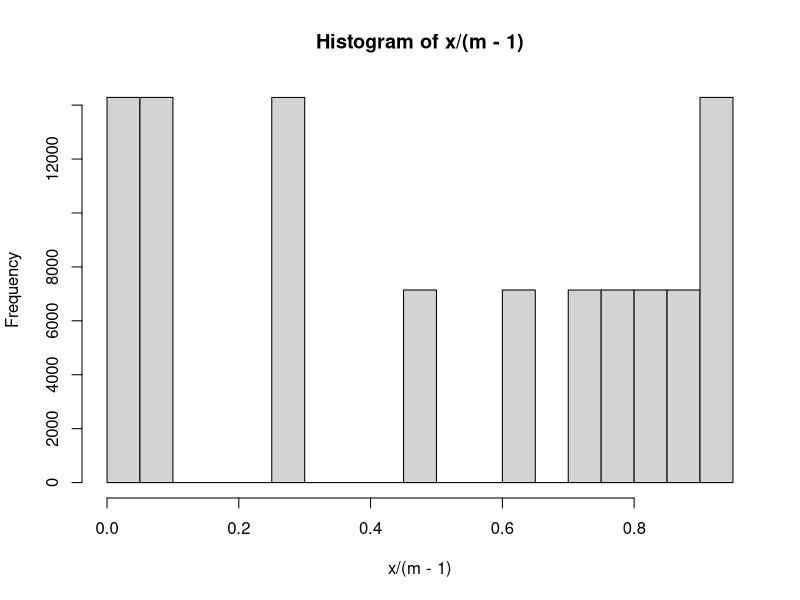
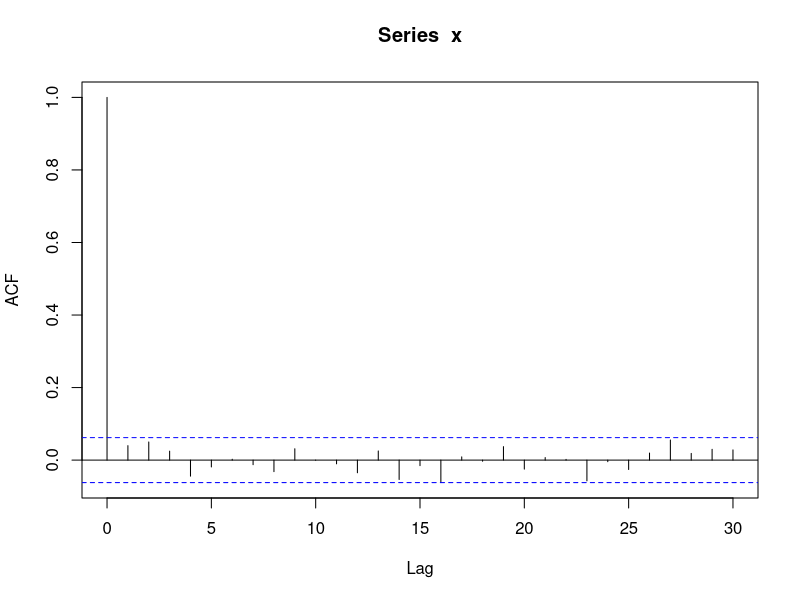
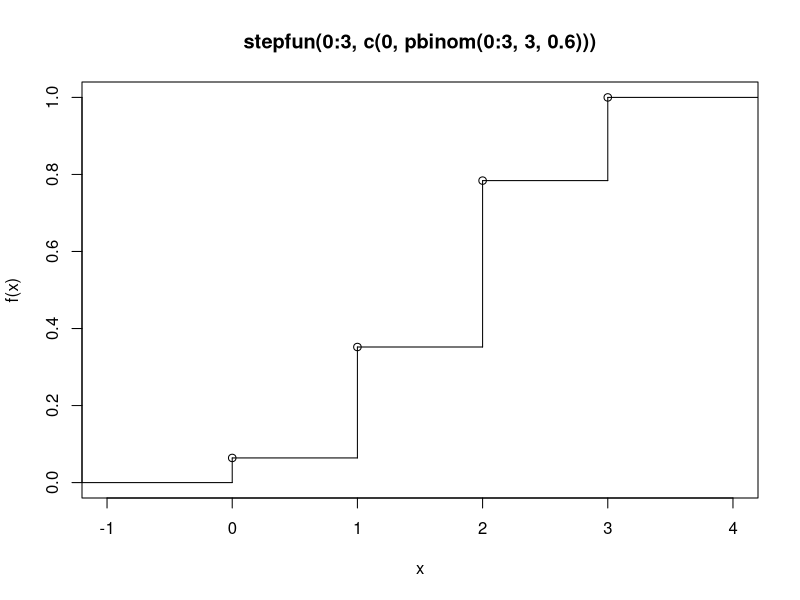
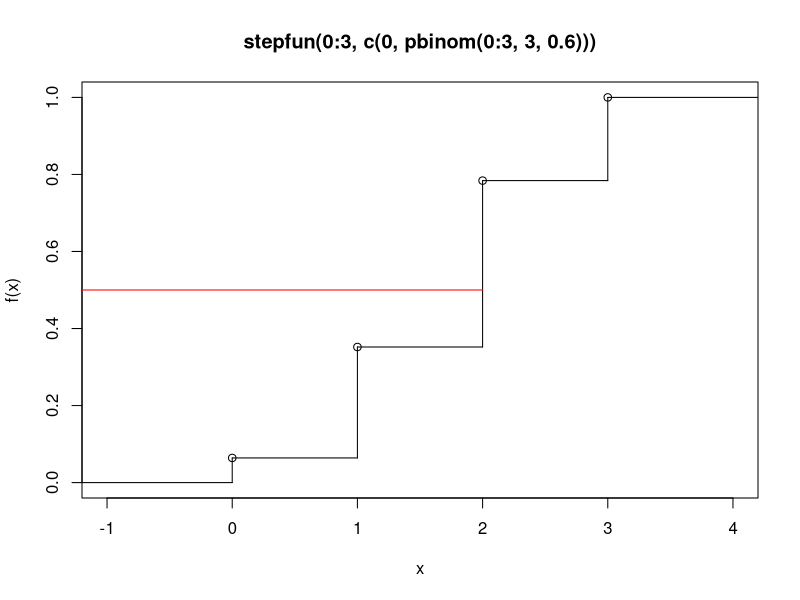
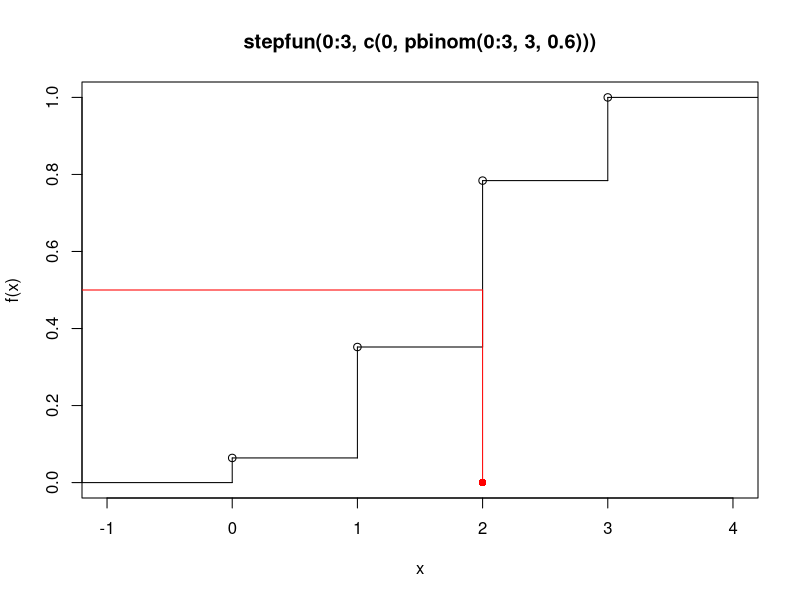
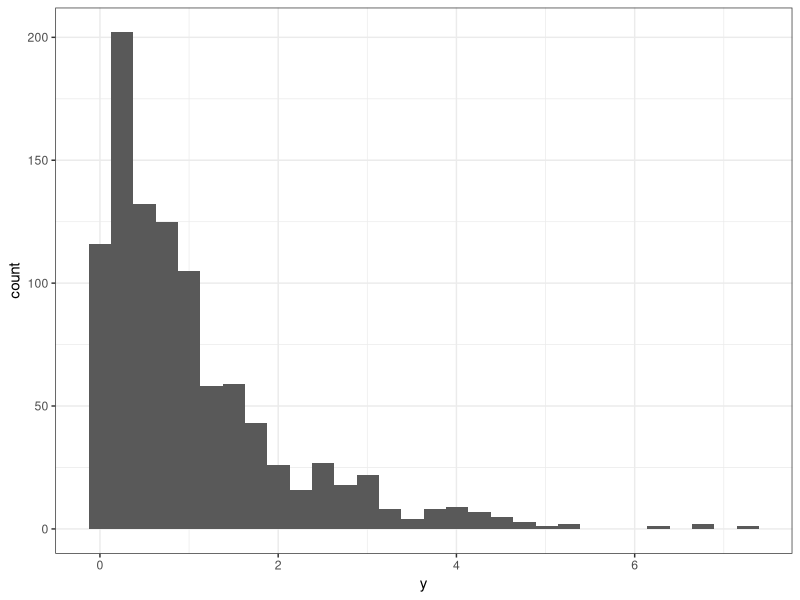
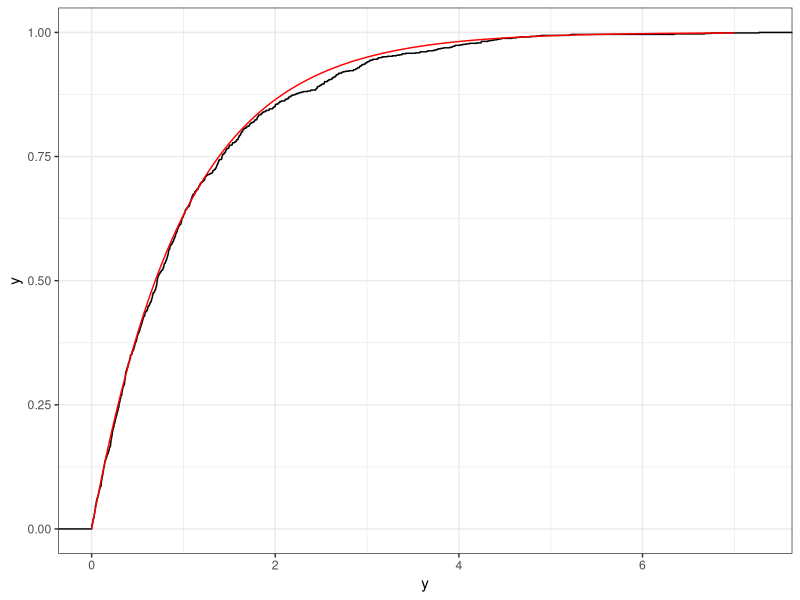
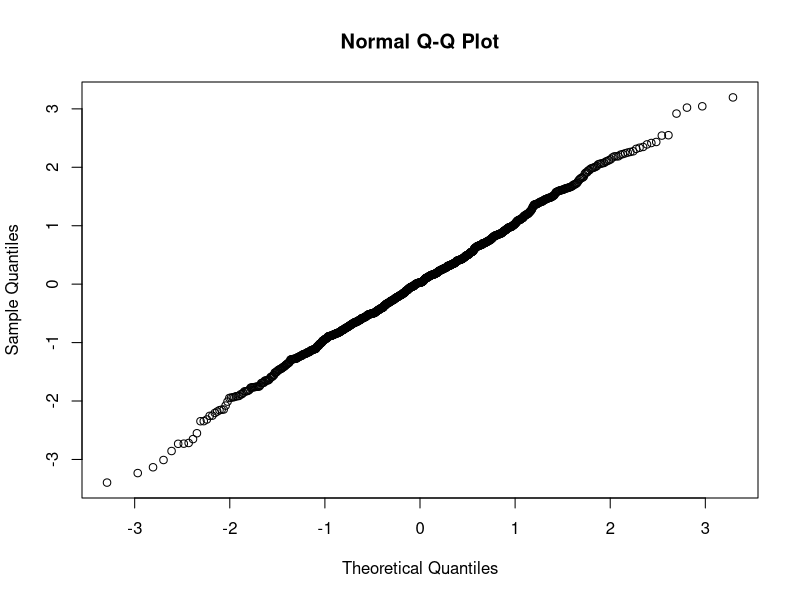

Here is the R script that generated these plots, in order:
## ---- chunk 1
chordlength <- function(){
theta <- runif(2, 0,2*pi)
r <- 1
x <- r*cos(theta)
y <- r*sin(theta)
return(sqrt((x[2]-x[1])^2 + (y[2]-y[1])^2))
}
chordlength()

mosteller <- replicate(100000,chordlength())
mean(mosteller > 1) 
## ---- chunk 2
#Check the method that R is using for random number generation.  
RNGkind()
## ---- chunk 3
nsim <- 100000
x <- rep(NA, nsim)
x[1] <- 2
A <- 172541
B <- 32657483
m <- 174

for (i in 2:nsim){
x[i] <- (A*x[i-1] + B) %% m
}

hist(x/(m-1))


x <- runif(1000)
acf(x)


## ---- chunk 4
set.seed(42)
runif(2)

RNG.state <- .Random.seed
runif(2)

set.seed(42)
runif(4)

.Random.seed <- RNG.state
runif(2)
## ---- chunk 5
#| echo: false
library(tidyverse)
plot(stepfun(0:3,c(0,pbinom(0:3,3,0.6))))
## ---- chunk 6
#| echo: false
plot(stepfun(0:3,c(0,pbinom(0:3,3,0.6))))
points(c(-2,2),c(0.5,0.5),type = "l", col = "red")
## ---- chunk 7
#| echo: false
plot(stepfun(0:3,c(0,pbinom(0:3,3,0.6))))
points(c(-2,2),c(0.5,0.5),type = "l", col = "red")
points(c(2,2),c(0.5,0),type = "l", col = "red")
points(c(2),c(0), col = "red",pch = 16)
## ---- chunk 8
set.seed(1234)
u <- runif(10)
bin <- qbinom(u, 3, 0.6)
bin
## ---- chunk 9
set.seed(1234)
u <- runif(1000)
bin <- qbinom(u, 3, 0.6)
table(bin)/1000
#True probabilies 
dbinom(0:3,3,0.6)
## ---- chunk 10
u <- runif(5)
Finv <- function(y,theta=1){-theta*log(1-y)}
Finv(u)
set.seed(1234)
u <- runif(1000)
Finv <- function(u,theta=1){-theta*log(1-u)}
#Could also use Finv <- function(u,theta=1){-theta*log(u)}.  Why?
y <- Finv(u)
## ---- chunk 11
#| echo: false
library(ggplot2)
dat <- data.frame(y)
ggplot(aes(x = y), data = dat) + geom_histogram() + theme_bw()
## ---- chunk 12
#really close!
truth <- data.frame(x = seq(0,7,0.001),y = pexp(seq(0,7,0.001)))
ggplot(aes(x = y), data = dat) + stat_ecdf() + theme_bw() + geom_path(aes(x=x,y=y), data = truth, color = "red") 
#Base R
#plot(ecdf(y))
#points(seq(0,7,0.001),pexp(seq(0,7,0.001)),type="l",col="red")
## ---- chunk 13
set.seed(1234)
u <- runif(1000)
x <- qnorm(u)
## ---- chunk 14
#| echo: false
qqnorm(x)
## ---- chunk 15
#pdf
pdfnorm <- function(x, mu = 0, sigma = 1){
  out <- 1/(sigma*sqrt(2*pi)) * exp(-1/(2*sigma^2)*(x - mu)^2)  
  return(out)
}
#cdf
cdfnorm <- function(x, mu = 0, sigma = 1){
  sum(pdfnorm(seq(-10*sigma,x,0.00001))*0.00001)
}
## ---- chunk 16
#inverse cdf
icdfnorm <- function(p, mu = 0, sigma = 1){
  #Objective function

  f <- function(x,p){
  abs(cdfnorm(x) - p)
  }

  optimize(f, lower = -10, upper = 10, p=p)$minimum
    }

icdfnorm <- Vectorize(icdfnorm)
u <- runif(10)
icdfnorm(u)
## ---- chunk 17
RNGkind()
## ---- chunk 18
#this function is the pdf of a triangle distribution
triangle <- function(x){
  if (x < 1 & x > 0){
    return(x)
  }else if(x >= 1 & x < 2){
    return(2-x)
  } else {
      return(0)
    }
}

triangle <- Vectorize(triangle)
## ---- chunk 19
#| echo: false
set.seed(1234)
x <- runif(1000,0,2)
y <- runif(1000,0,2)
col <- rep("black",1000)
col[y < triangle(x)] <- "red"
plot(x,y,ylim=c(0,2),xlim=c(0,2), pch = 16, cex = 0.5)
points(seq(0,2,0.001),triangle(seq(0,2,0.001)),type= "l",col = "red", lwd = 4)
## ---- chunk 20
#| echo: false
set.seed(1234)
x <- runif(1000,0,2)
y <- runif(1000,0,2)
col <- rep("black",1000)
col[y < triangle(x)] <- "red"
plot(x,y,ylim=c(0,2),xlim=c(0,2), col = col, pch = 16, cex = 0.5)
points(seq(0,2,0.001),triangle(seq(0,2,0.001)),type= "l",col = "red", lwd = 4)
## ---- chunk 21
#randomly sample from a triangle distribution
samp <- function(n,k=2){
#set.seed(4321)
  randsamp <- c()
  while (length(randsamp) < n){
x <- runif(1,0,2)
y <- runif(1,0,k)
  if (y <= triangle(x)){
   randsamp <- c(randsamp,x)
  }
}

return(randsamp)
}
## ---- chunk 22
set.seed(1234)
data.frame(x = samp(10000,k=2)) %>% 
  ggplot(aes(x = x)) + 
  geom_histogram() + 
  theme_bw()
## ---- chunk 23
lambda <-1.5
m <- 2
kstar <- m^m*exp(-(m-1))/gamma(m)
## ---- chunk 24
plot(seq(0,20,0.01),kstar*dexp(seq(0,20,0.01),rate = 0.1),type="l",col="red",ylim=c(0,0.25))
points(seq(0,20,0.01),dgamma(seq(0,20,0.01),rate = 0.1, shape = lambda),type="l",col="black")
## ---- chunk 25
gamma.sim <- function(alpha, beta) {
# sim a gamma(lambda, m) rv using rejection with an exp envelope
# assumes m > 1 and lambda > 0
f <- function(x) beta^alpha*x^(alpha-1)*exp(-beta*x)/gamma(alpha)
h <- function(x) beta/alpha*exp(-beta/alpha*x)
k <- alpha^alpha*exp(1-alpha)/gamma(alpha)
while (TRUE) {
X <- -log(runif(1))*alpha/beta
Y <- runif(1, 0, k*h(X))
if (Y < f(X)) return(X)
}
}
## ---- chunk 26
#| echo: false
set.seed(1999)
n <- 10000
g <- rep(0, n)
for (i in 1:n) g[i] <- gamma.sim(1, 2)
hist(g, breaks=20, freq=F, xlab="x", ylab="pdf f(x)",
main="theoretical and simulated gamma(1, 2) density")
x <- seq(0, max(g), .1)
lines(x, dgamma(x, 1, 2))
## ---- chunk 27
set.seed(63793)
norm <- rep(NA, 100)
#What are 18 and 3 here?  
rnorm2 <- function(){
  out <- (sum(runif(36)) - 18) / sqrt(3)
  return(out)
}

norm <- replicate(10000,rnorm2())
## ---- chunk 28
qqnorm(norm)
## ---- chunk 29
hist(norm,freq=FALSE)
points(seq(-3,3,0.01),dnorm(seq(-3,3,0.01)),type="l",col="red")
